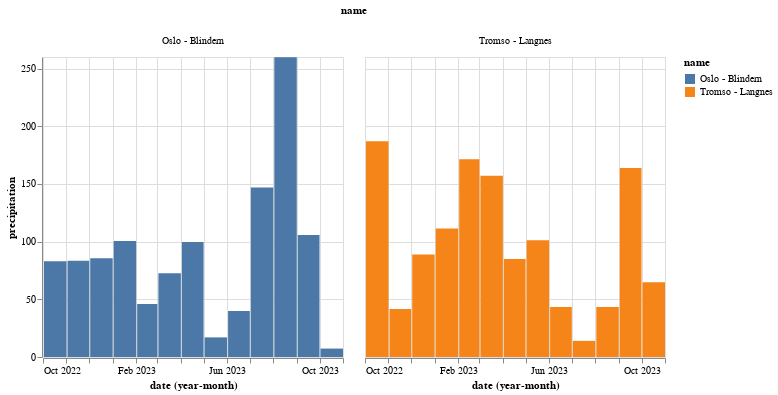

The cell this chart's notebook holds for it:
### Code cell
alt.Chart(data_monthly).mark_bar().encode(
    x="yearmonth(date):T",
    y="precipitation",
    color="name",
    column="name",
)

### Figure 1 — Vega-Lite specification as saved in the notebook (floating-point values rounded to 4 significant figures)
{"config": {"view": {"continuousWidth": 300, "continuousHeight": 300}}, "data": {"name": "data-51c9c11abac8f29e07a99e816a05729d"}, "mark": {"type": "bar"}, "encoding": {"color": {"field": "name", "type": "nominal"}, "column": {"field": "name", "type": "nominal"}, "x": {"field": "date", "timeUnit": "yearmonth", "type": "temporal"}, "y": {"field": "precipitation", "type": "quantitative"}}, "$schema": "https://vega.github.io/schema/vega-lite/v5.20.1.json", "datasets": {"data-51c9c11abac8f29e07a99e816a05729d": [{"name": "Tromso - Langnes", "station": "SN90490", "date": "2022-10-01T00:00:00", "max temperature": 10.7, "precipitation": 187.0, "min temperature": -4.2}, {"name": "Tromso - Langnes", "station": "SN90490", "date": "2022-11-01T00:00:00", "max temperature": 8.5, "precipitation": 41.5, "min temperature": -7.0}, {"name": "Tromso - Langnes", "station": "SN90490", "date": "2022-12-01T00:00:00", "max temperature": 5.6, "precipitation": 88.8, "min temperature": -11.7}, {"name": "Tromso - Langnes", "station": "SN90490", "date": "2023-01-01T00:00:00", "max temperature": 7.7, "precipitation": 111.4, "min temperature": -13.9}, {"name": "Tromso - Langnes", "station": "SN90490", "date": "2023-02-01T00:00:00", "max temperature": 6.6, "precipitation": 171.3, "min temperature": -10.7}, {"name": "Tromso - Langnes", "station": "SN90490", "date": "2023-03-01T00:00:00", "max temperature": 4.5, "precipitation": 157.0, "min temperature": -15.1}, {"name": "Tromso - Langnes", "station": "SN90490", "date": "2023-04-01T00:00:00", "max temperature": 9.8, "precipitation": 85.0, "min temperature": -7.1}, {"name": "Tromso - Langnes", "station": "SN90490", "date": "2023-05-01T00:00:00", "max temperature": 17.7, "precipitation": 101.2, "min temperature": -4.6}, {"name": "Tromso - Langnes", "station": "SN90490", "date": "2023-06-01T00:00:00", "max temperature": 25.4, "precipitation": 43.4, "min temperature": -0.4}, {"name": "Tromso - Langnes", "station": "SN90490", "date": "2023-07-01T00:00:00", "max temperature": 26.7, "precipitation": 14.0, "min temperature": 6.0}, {"name": "Tromso - Langnes", "station": "SN90490", "date": "2023-08-01T00:00:00", "max temperature": 25.1, "precipitation": 43.4, "min temperature": 5.4}, {"name": "Tromso - Langnes", "station": "SN90490", "date": "2023-09-01T00:00:00", "max temperature": 19.3, "precipitation": 163.7, "min temperature": 0.3}, {"name": "Tromso - Langnes", "station": "SN90490", "date": "2023-10-01T00:00:00", "max temperature": 9.8, "precipitation": 64.8, "min temperature": -0.6}, {"name": "Oslo - Blindern", "station": "SN18700", "date": "2022-10-01T00:00:00", "max temperature": 17.1, "precipitation": 82.9, "min temperature": -0.4}, {"name": "Oslo - Blindern", "station": "SN18700", "date": "2022-11-01T00:00:00", "max temperature": 15.1, "precipitation": 83.4, "min temperature": -2.1}, {"name": "Oslo - Blindern", "station": "SN18700", "date": "2022-12-01T00:00:00", "max temperature": 6.5, "precipitation": 85.5, "min temperature": -14.6}, {"name": "Oslo - Blindern", "station": "SN18700", "date": "2023-01-01T00:00:00", "max temperature": 7.2, "precipitation": 100.5, "min temperature": -13.4}, {"name": "Oslo - Blindern", "station": "SN18700", "date": "2023-02-01T00:00:00", "max temperature": 10.2, "precipitation": 46.0, "min temperature": -9.4}, {"name": "Oslo - Blindern", "station": "SN18700", "date": "2023-03-01T00:00:00", "max temperature": 9.8, "precipitation": 72.6, "min temperature": -12.6}, {"name": "Oslo - Blindern", "station": "SN18700", "date": "2023-04-01T00:00:00", "max temperature": 19.8, "precipitation": 99.7, "min temperature": -4.7}, {"name": "Oslo - Blindern", "station": "SN18700", "date": "2023-05-01T00:00:00", "max temperature": 24.2, "precipitation": 17.0, "min temperature": -0.8}, {"name": "Oslo - Blindern", "station": "SN18700", "date": "2023-06-01T00:00:00", "max temperature": 31.8, "precipitation": 39.9, "min temperature": 4.6}, {"name": "Oslo - Blindern", "station": "SN18700", "date": "2023-07-01T00:00:00", "max temperature": 28.4, "precipitation": 146.9, "min temperature": 8.6}, {"name": "Oslo - Blindern", "station": "SN18700", "date": "2023-08-01T00:00:00", "max temperature": 24.5, "precipitation": 259.8, "min temperature": 9.8}, {"name": "Oslo - Blindern", "station": "SN18700", "date": "2023-09-01T00:00:00", "max temperature": 25.1, "precipitation": 105.8, "min temperature": 5.3}, {"name": "Oslo - Blindern", "station": "SN18700", "date": "2023-10-01T00:00:00", "max temperature": 17.1, "precipitation": 7.3, "min temperature": -0.7}]}}
